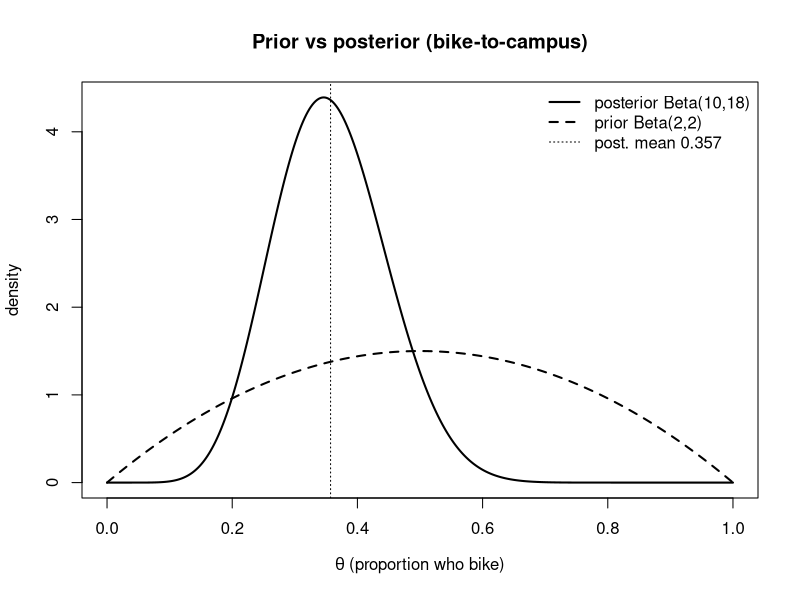
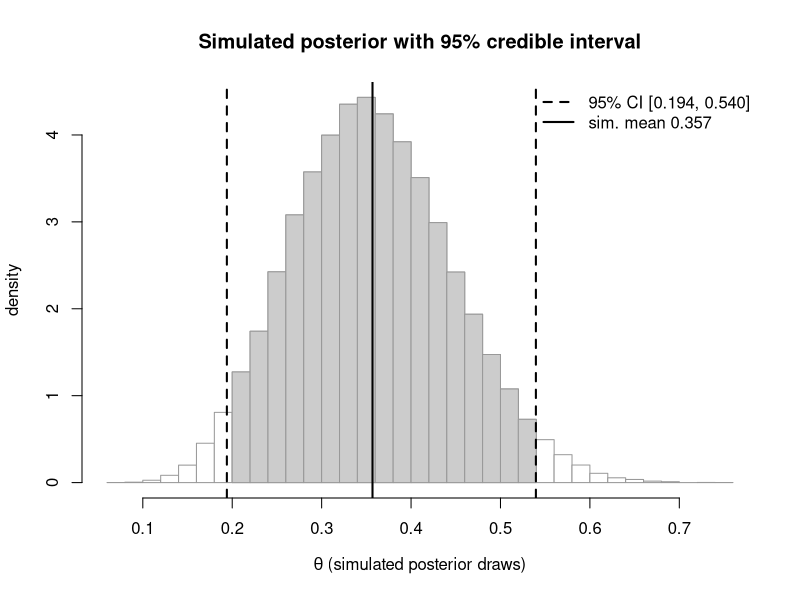

The R source for these figures, in order:
## ---- chunk 1
#| label: fig-prior-posterior-beta
#| fig-cap: "Prior Beta(2,2) and posterior Beta(10,18) for the bike-to-campus proportion. The posterior is tighter and centered near 0.357; the prior is broad and centered at 0.5."
#| fig-alt: "Two density curves on the interval 0 to 1. A low, broad dashed curve labeled prior Beta(2,2) peaks gently around 0.5. A taller, narrower solid curve labeled posterior Beta(10,18) peaks around 0.36, well to the left of the prior peak, showing the data sharpened belief and pulled it toward the data proportion."
theta <- seq(0, 1, length.out = 400)
prior <- dbeta(theta, 2, 2)
post  <- dbeta(theta, 10, 18)
plot(theta, post, type = "l", lwd = 2, lty = 1,
     xlab = expression(theta ~ "(proportion who bike)"),
     ylab = "density",
     main = "Prior vs posterior (bike-to-campus)")
lines(theta, prior, lwd = 2, lty = 2)
abline(v = 10/28, lwd = 1, lty = 3)
legend("topright",
       legend = c("posterior Beta(10,18)", "prior Beta(2,2)", "post. mean 0.357"),
       lty = c(1, 2, 3), lwd = c(2, 2, 1), bty = "n")
## ---- chunk 2
#| label: fig-posterior-sim-ci
#| fig-cap: "Simulated posterior draws for the bike proportion (50,000 rbeta draws from Beta(10,18)) as a histogram, with the equal-tailed 95% credible interval shaded and its endpoints from qbeta marked."
#| fig-alt: "A histogram of simulated posterior values of the bike proportion, mound-shaped and centered near 0.36. A shaded region in the middle marks the central 95 percent credible interval running from roughly 0.20 to 0.53, with vertical lines at the two endpoints and a vertical line at the posterior mean near 0.357."
set.seed(404)
draws <- rbeta(50000, 10, 18)
ci <- qbeta(c(0.025, 0.975), 10, 18)
h <- hist(draws, breaks = 40, plot = FALSE)
plot(h, freq = FALSE, col = "white", border = "grey60",
     xlab = expression(theta ~ "(simulated posterior draws)"),
     ylab = "density",
     main = "Simulated posterior with 95% credible interval")
in_ci <- h$mids >= ci[1] & h$mids <= ci[2]
rect(h$breaks[-length(h$breaks)][in_ci], 0,
     h$breaks[-1][in_ci], h$density[in_ci],
     col = "grey80", border = "grey60")
abline(v = ci, lwd = 2, lty = 2)
abline(v = mean(draws), lwd = 2, lty = 1)
legend("topright",
       legend = c(sprintf("95%% CI [%.3f, %.3f]", ci[1], ci[2]),
                  sprintf("sim. mean %.3f", mean(draws))),
       lty = c(2, 1), lwd = 2, bty = "n")
